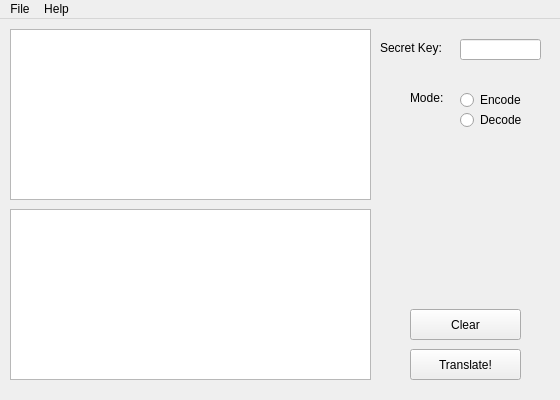
<?xml version="1.0" encoding="UTF-8"?>
<ui version="4.0">
 <class>MainWindow</class>
 <widget class="QMainWindow" name="MainWindow">
  <property name="enabled">
   <bool>true</bool>
  </property>
  <property name="geometry">
   <rect>
    <x>0</x>
    <y>0</y>
    <width>560</width>
    <height>400</height>
   </rect>
  </property>
  <property name="sizePolicy">
   <sizepolicy hsizetype="Fixed" vsizetype="Fixed">
    <horstretch>0</horstretch>
    <verstretch>0</verstretch>
   </sizepolicy>
  </property>
  <property name="minimumSize">
   <size>
    <width>560</width>
    <height>400</height>
   </size>
  </property>
  <property name="maximumSize">
   <size>
    <width>560</width>
    <height>420</height>
   </size>
  </property>
  <property name="windowTitle">
   <string>CypherBox</string>
  </property>
  <property name="windowIcon">
   <iconset>
    <normaloff>cypherbox.png</normaloff>cypherbox.png</iconset>
  </property>
  <widget class="QWidget" name="centralwidget">
   <widget class="QPlainTextEdit" name="input_box">
    <property name="geometry">
     <rect>
      <x>10</x>
      <y>10</y>
      <width>361</width>
      <height>171</height>
     </rect>
    </property>
    <property name="sizePolicy">
     <sizepolicy hsizetype="Fixed" vsizetype="Fixed">
      <horstretch>0</horstretch>
      <verstretch>0</verstretch>
     </sizepolicy>
    </property>
    <property name="minimumSize">
     <size>
      <width>0</width>
      <height>6</height>
     </size>
    </property>
    <property name="toolTip">
     <string>Enter your message here.</string>
    </property>
    <property name="frameShadow">
     <enum>QFrame::Sunken</enum>
    </property>
    <property name="lineWidth">
     <number>1</number>
    </property>
    <property name="horizontalScrollBarPolicy">
     <enum>Qt::ScrollBarAlwaysOff</enum>
    </property>
    <property name="placeholderText">
     <string/>
    </property>
   </widget>
   <widget class="QLabel" name="mode_lbl">
    <property name="geometry">
     <rect>
      <x>410</x>
      <y>70</y>
      <width>51</width>
      <height>17</height>
     </rect>
    </property>
    <property name="text">
     <string>Mode:</string>
    </property>
   </widget>
   <widget class="QPushButton" name="translate_button">
    <property name="geometry">
     <rect>
      <x>410</x>
      <y>330</y>
      <width>111</width>
      <height>31</height>
     </rect>
    </property>
    <property name="text">
     <string>Translate!</string>
    </property>
   </widget>
   <widget class="QRadioButton" name="rbtn_decode">
    <property name="geometry">
     <rect>
      <x>460</x>
      <y>90</y>
      <width>81</width>
      <height>22</height>
     </rect>
    </property>
    <property name="text">
     <string>Decode</string>
    </property>
   </widget>
   <widget class="QRadioButton" name="rbtn_encode">
    <property name="geometry">
     <rect>
      <x>460</x>
      <y>70</y>
      <width>71</width>
      <height>22</height>
     </rect>
    </property>
    <property name="text">
     <string>Encode</string>
    </property>
   </widget>
   <widget class="QLabel" name="key_lbl">
    <property name="geometry">
     <rect>
      <x>380</x>
      <y>20</y>
      <width>81</width>
      <height>17</height>
     </rect>
    </property>
    <property name="text">
     <string>Secret Key:</string>
    </property>
   </widget>
   <widget class="QLineEdit" name="key_box">
    <property name="geometry">
     <rect>
      <x>460</x>
      <y>20</y>
      <width>81</width>
      <height>21</height>
     </rect>
    </property>
    <property name="sizePolicy">
     <sizepolicy hsizetype="Fixed" vsizetype="Fixed">
      <horstretch>0</horstretch>
      <verstretch>0</verstretch>
     </sizepolicy>
    </property>
    <property name="toolTip">
     <string>Enter an integer number.</string>
    </property>
   </widget>
   <widget class="QPushButton" name="clear_button">
    <property name="geometry">
     <rect>
      <x>410</x>
      <y>290</y>
      <width>111</width>
      <height>31</height>
     </rect>
    </property>
    <property name="text">
     <string>Clear</string>
    </property>
   </widget>
   <widget class="QPlainTextEdit" name="output_box">
    <property name="enabled">
     <bool>true</bool>
    </property>
    <property name="geometry">
     <rect>
      <x>10</x>
      <y>190</y>
      <width>361</width>
      <height>171</height>
     </rect>
    </property>
    <property name="sizePolicy">
     <sizepolicy hsizetype="Fixed" vsizetype="Fixed">
      <horstretch>0</horstretch>
      <verstretch>0</verstretch>
     </sizepolicy>
    </property>
    <property name="toolTip">
     <string/>
    </property>
    <property name="autoFillBackground">
     <bool>false</bool>
    </property>
    <property name="frameShadow">
     <enum>QFrame::Sunken</enum>
    </property>
    <property name="lineWidth">
     <number>1</number>
    </property>
    <property name="horizontalScrollBarPolicy">
     <enum>Qt::ScrollBarAlwaysOff</enum>
    </property>
    <property name="textInteractionFlags">
     <set>Qt::TextSelectableByKeyboard|Qt::TextSelectableByMouse</set>
    </property>
    <property name="backgroundVisible">
     <bool>false</bool>
    </property>
    <property name="placeholderText">
     <string/>
    </property>
   </widget>
  </widget>
  <widget class="QMenuBar" name="menubar">
   <property name="geometry">
    <rect>
     <x>0</x>
     <y>0</y>
     <width>560</width>
     <height>25</height>
    </rect>
   </property>
   <widget class="QMenu" name="menuFile">
    <property name="title">
     <string>File</string>
    </property>
    <addaction name="actionImport"/>
    <addaction name="actionExport"/>
    <addaction name="actionClose"/>
   </widget>
   <widget class="QMenu" name="menuAbout">
    <property name="title">
     <string>Help</string>
    </property>
    <addaction name="actionAbout"/>
   </widget>
   <addaction name="menuFile"/>
   <addaction name="menuAbout"/>
  </widget>
  <action name="actionExport">
   <property name="text">
    <string>Export text...</string>
   </property>
  </action>
  <action name="actionImport">
   <property name="text">
    <string>Import text..</string>
   </property>
  </action>
  <action name="actionAbout">
   <property name="text">
    <string>About CypherBox</string>
   </property>
  </action>
  <action name="actionClose">
   <property name="text">
    <string>Close</string>
   </property>
  </action>
 </widget>
 <resources/>
 <connections/>
</ui>
